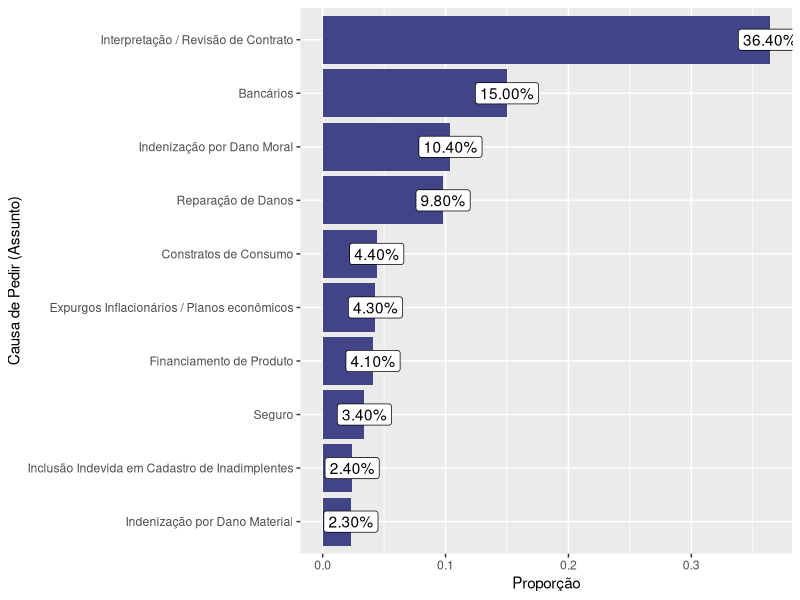

Here is the R script that generated this plot:
## ---- chunk 1
da <- tibble::tibble(
  assunto = c(
    "Interpretação / Revisão de Contrato", 
    "Bancários",
    "Indenização por Dano Moral",
    "Reparação de Danos", 
    "Constratos de Consumo",
    "Expurgos Inflacionários / Planos econômicos",
    "Financiamento de Produto", 
    "Seguro",
    "Inclusão Indevida em Cadastro de Inadimplentes",
    "Indenização por Dano Material"
  ),
  n = c(
    112163,
    46333,
    32196,
    30175,
    13512,
    13251,
    12649,
    10505,
    7532,
    7178
  )
) |> 
  dplyr::mutate(
    prop = round(n/308140, 3),
    cum_prop = cumsum(prop),
    perc = formattable::percent(prop),
    cum_perc = formattable::percent(cum_prop)
  ) 

## ---- chunk 2

cores_abj <-  viridis::viridis(2, 1, .2, .8)

da |> 
  dplyr::arrange(n) |> 
  dplyr::mutate(assunto = forcats::fct_inorder(assunto)) |> 
  ggplot2::ggplot() +
  ggplot2::aes(x = prop, y = assunto, label = perc) +
  ggplot2::geom_col(fill = cores_abj[1]) +
  ggplot2::geom_label() +
  ggplot2::labs(
    x = "Proporção",
    y = "Causa de Pedir (Assunto)"
  )
## ---- chunk 3
da |> 
  dplyr::select(-dplyr::contains("prop")) |>
  dplyr::rename(
    `Causa de Pedir (Assunto)` = assunto,
    `Frequência` = n,
    `Percentual` = perc,
    `Percentual acumulado` = cum_perc
  ) |>
  knitr::kable(
    caption = "10 maiores causas de pedir contra instituições financeiras do Rio Grande do Sul.",
    format = "html", escape = FALSE,
    table.attr = "class=\"striped\""
  )
  
